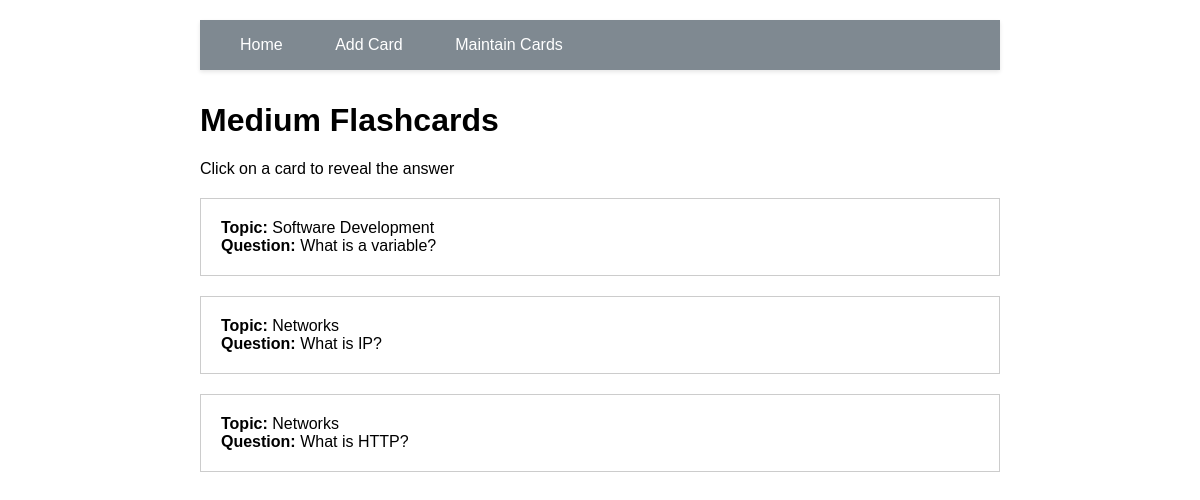
Screenshot of /cards_diff/Medium with the database file from the repository.
### tables this page shows
CREATE TABLE flashcards (
            id INTEGER PRIMARY KEY AUTOINCREMENT,
            topic TEXT NOT NULL,
            question TEXT NOT NULL,
            answer TEXT NOT NULL,
            difficulty TEXT NOT NULL
        );

### app.py (the view)
@app.route('/cards_diff/<difficulty>')
def cards_diff(difficulty):
    conn = get_db_connection()
    flashcards = conn.execute('SELECT * FROM flashcards WHERE difficulty = ?',
                            (difficulty,)).fetchall()
    conn.close()
    return render_template('cards_diff.html', cards=flashcards, difficulty=difficulty)

### app.py (called while the page is built)
def get_db_connection():
    conn = sqlite3.connect('flashcards.db')
    conn.row_factory = sqlite3.Row
    return conn

### templates/cards_diff.html (shortened to what this page needs)
{% extends 'base.html' %}
{% block content %}
<h1>{{ difficulty }} Flashcards</h1>
<p>Click on a card to reveal the answer</p>
{% for card in cards %}
<div class="flashcard">
    <div class="question">
        <strong>Topic:</strong> {{ card['topic'] }}
    </div>
    <div class="question">
        <strong>Question:</strong> {{ card['question'] }}
    </div>
</div>
{% endfor %}
{% endblock %}

### static/style.css (style rules this page uses)
body { font-family: Arial; max-width: 800px; margin: 0 auto; padding: 20px; }
.flashcard { border: 1px solid #ccc; padding: 20px; margin: 20px 0; cursor: pointer; }

### rows the page displays
flashcards: topic "Software Development", question "What is a variable?"
flashcards: topic "Networks", question "What is IP?"
flashcards: topic "Networks", question "What is HTTP?"

### other values shown
{{ difficulty }} "Medium"
